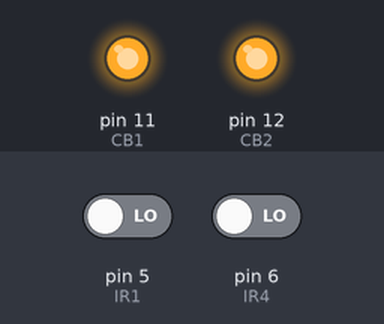
Bench run of a sketch on a simulated Arduino Uno, built with avr-gcc and run on an emulated ATmega328P. On the bench: output pins drawn as LEDs (lit = HIGH). Inputs (shaded band) come from the test bench; at power-on: pin 5 (IR1) LOW, pin 6 (IR4) LOW. Pins used as bus, display or sensor lines are not drawn.

Above: at 1.2 s.
1.3 s: pin 5 (IR1) driven HIGH
At 1.9 s:
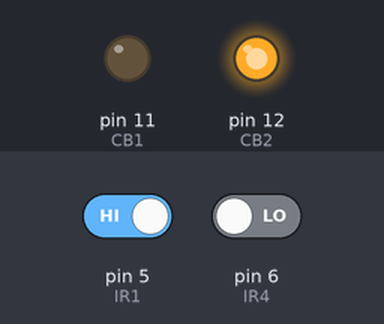
4.3 s: pin 6 (IR4) driven HIGH
At 5.5 s:
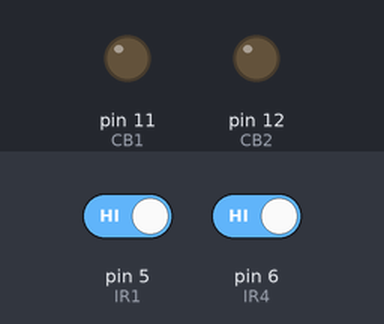
6.0 s: pin 5 (IR1) driven LOW
At 6.4 s:
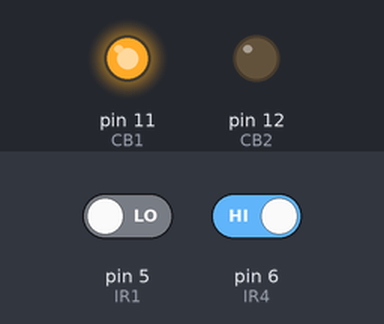
9.0 s: pin 6 (IR4) driven LOW
At 9.4 s:
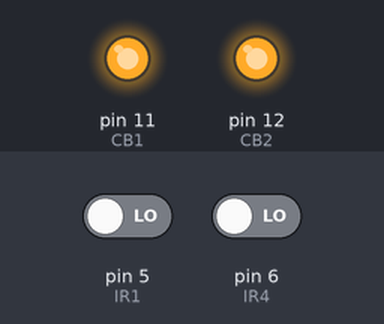
Timing chart, 0 to 12.0 s (numbered marks = the images above; inputs shaded):
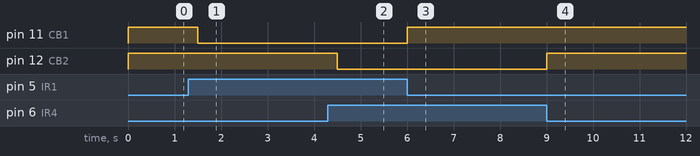

Measured:
- after the input at 1.3 s, pin 11 (CB1): HIGH → LOW after 0.20 s
- after the input at 4.3 s, pin 12 (CB2): HIGH → LOW after 0.20 s
- after the input at 6.0 s, pin 11 (CB1): LOW → HIGH at once
- after the input at 9.0 s, pin 12 (CB2): LOW → HIGH at once

The sketch:

objfol.ino
```cpp
int CA1=10,CB1=11,CA2=9,CB2=12,IR1=5,IR4=6;
void setup() {
  // put your setup code here, to run once:
pinMode(CA1,OUTPUT);
pinMode(CA2,OUTPUT);
pinMode(CB1,OUTPUT);
pinMode(CB2,OUTPUT);
pinMode(IR1,INPUT);
pinMode(IR4,INPUT);
}


void loop() {
  // put your main code here, to run repeatedly:
if(digitalRead(IR1)==HIGH && digitalRead(IR4)==HIGH)
{
  forward();
    Serial.println("forward");
}
if(digitalRead(IR1)==LOW && digitalRead(IR4)==HIGH)
{
  right();
  delay(500);
  left();
  forward();
    Serial.println("Right");
}
if(digitalRead(IR1)==HIGH && digitalRead(IR4)==LOW)
{
 left();
 delay(500);right();forward();
    Serial.println("Left");
}
if(digitalRead(IR1)==LOW && digitalRead(IR4)==LOW)
{
  backword();
  delay(500);
  left();
  forward();
}


}
void forward()
{digitalWrite(CA1,HIGH);
digitalWrite(CB1,LOW);
digitalWrite(CA2,HIGH);
digitalWrite(CB2,LOW);
}
void right()
{digitalWrite(CA1,LOW);
digitalWrite(CB1,HIGH);
digitalWrite(CA2,HIGH);
digitalWrite(CB2,LOW);
}
void left()
{digitalWrite(CA1,HIGH);
digitalWrite(CB1,LOW);
digitalWrite(CA2,LOW);
digitalWrite(CB2,HIGH);
}
void Stop()
{digitalWrite(CA1,LOW);
digitalWrite(CB1,LOW);
digitalWrite(CA2,LOW);
digitalWrite(CB2,LOW);
}
void backword()
{digitalWrite(CA1,LOW);
digitalWrite(CB1,HIGH);
digitalWrite(CA2,LOW);
digitalWrite(CB2,HIGH);
}
```
